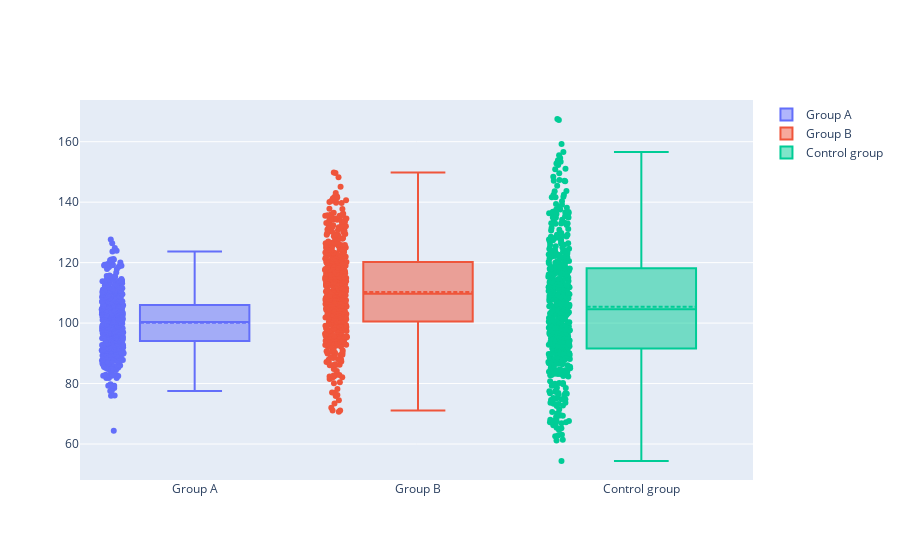

Notebook source saved alongside this figure:
### Markdown cell above
## Adding the mean

### Code cell
trace = []
vals = [group_a, group_b, control_group]
groups = ["Group A", "Group B", "Control group"]

for i in range(0, len(groups)):
        trace.append(go.Box(y = vals[i],
                           name = groups[i],
                           boxpoints = "all",
                           jitter = 0.2,
                           pointpos = -1.5,
                           boxmean = True))
        
data = trace

# iplot({"data":data}) # Old way!!
pio.show({"data":data})

### Figure 1 — Plotly figure (JSON) as saved in the notebook; plotly's stock layout.template omitted (floating-point values rounded to 4 significant figures; data arrays with more than 128 entries replaced by an {"elided": "..."} marker saying what was removed)
{"data": [{"boxmean": true, "boxpoints": "all", "jitter": 0.2, "name": "Group A", "pointpos": -1.5, "type": "box", "y": {"elided": "500 float values"}}, {"boxmean": true, "boxpoints": "all", "jitter": 0.2, "name": "Group B", "pointpos": -1.5, "type": "box", "y": {"elided": "500 float values"}}, {"boxmean": true, "boxpoints": "all", "jitter": 0.2, "name": "Control group", "pointpos": -1.5, "type": "box", "y": {"elided": "500 float values"}}], "layout": {"autosize": true, "xaxis": {"autorange": true, "range": [-0.507, 2.5], "type": "category"}, "yaxis": {"autorange": true, "range": [48.1, 173.8], "type": "linear"}}}
